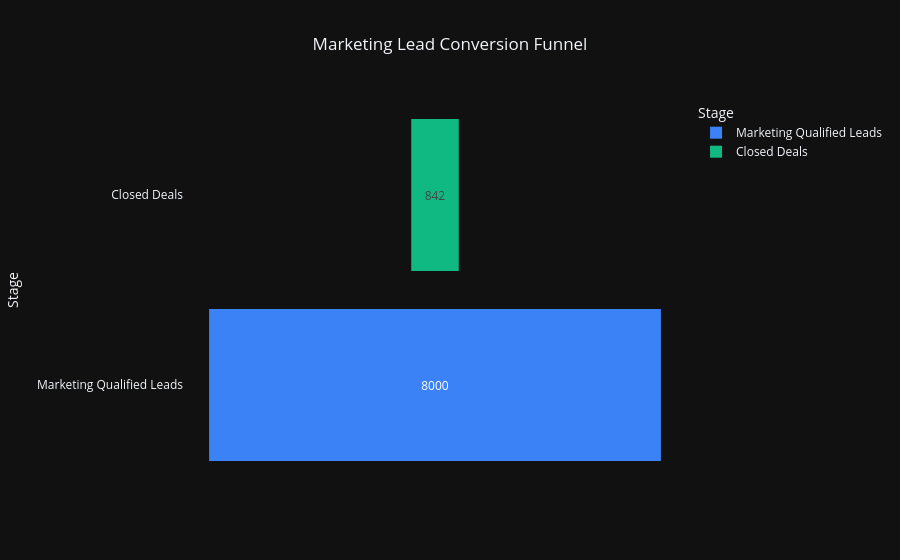

Notebook code cell kept with this figure:
### Code cell
funnel_data = pd.DataFrame({
    "Stage": [
        "Marketing Qualified Leads",
        "Closed Deals"
    ],
    "Count": [
        total_leads,
        converted_leads
    ]
})
fig = px.funnel(
    funnel_data,
    x="Count",
    y="Stage",
    title="Marketing Lead Conversion Funnel",
    color="Stage",
    color_discrete_sequence=["#3B82F6", "#10B981"]
)
fig.update_layout(
    template="plotly_dark",
    title_x=0.5
)
fig.show()

### Figure 1 — Plotly figure (JSON) as saved in the notebook; plotly's stock layout.template omitted (floating-point values rounded to 4 significant figures)
{"data": [{"hovertemplate": "Stage=%{y}<br>Count=%{x}<extra></extra>", "legendgroup": "Marketing Qualified Leads", "marker": {"color": "#3B82F6"}, "name": "Marketing Qualified Leads", "orientation": "h", "showlegend": true, "type": "funnel", "x": [8000], "xaxis": "x", "y": ["Marketing Qualified Leads"], "yaxis": "y"}, {"hovertemplate": "Stage=%{y}<br>Count=%{x}<extra></extra>", "legendgroup": "Closed Deals", "marker": {"color": "#10B981"}, "name": "Closed Deals", "orientation": "h", "showlegend": true, "type": "funnel", "x": [842], "xaxis": "x", "y": ["Closed Deals"], "yaxis": "y"}], "layout": {"legend": {"title": {"text": "Stage"}, "tracegroupgap": 0}, "title": {"text": "Marketing Lead Conversion Funnel", "x": 0.5}, "xaxis": {"anchor": "y", "domain": [0, 1], "title": {"text": "Count"}}, "yaxis": {"anchor": "x", "categoryarray": ["Closed Deals", "Marketing Qualified Leads"], "categoryorder": "array", "domain": [0, 1], "title": {"text": "Stage"}}}}
